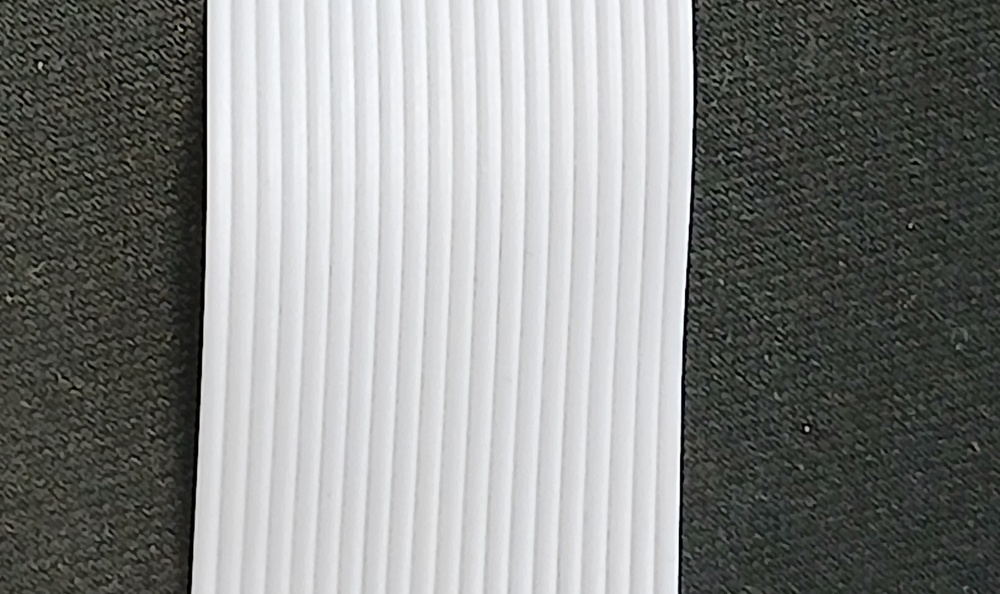
#> input picture contar-objetos/Cinta-Hilos-Recortada.jpg, 1000 x 594 px, shrunk from 3060 x 1817 before the run, given in place of the camera
$ python picos.py
#> lines starting #> are read from the running program, lines starting #| are printed output that depends on the picture; after the words box and inside, x2 and y2 are one past the last pixel; in counts of white or black regions, pixels touching at a corner belong together
#> further down, frame is the input picture: shape (594, 1000, 3); mean B, G, R 133.7, 135.5, 134
import cv2
import numpy as np

def procesar_cable(frame):
    # 1. Preprocesamiento: Convertir a gris y desenfocar ligeramente
    gray = cv2.cvtColor(frame, cv2.COLOR_BGR2GRAY)
    blurred = cv2.GaussianBlur(gray, (5, 5), 0)

    # 2. Detección de bordes (Canny) para resaltar los hilos
    # Ajusta los umbrales 50 y 150 según tu iluminación
    edges = cv2.Canny(blurred, 50, 150)
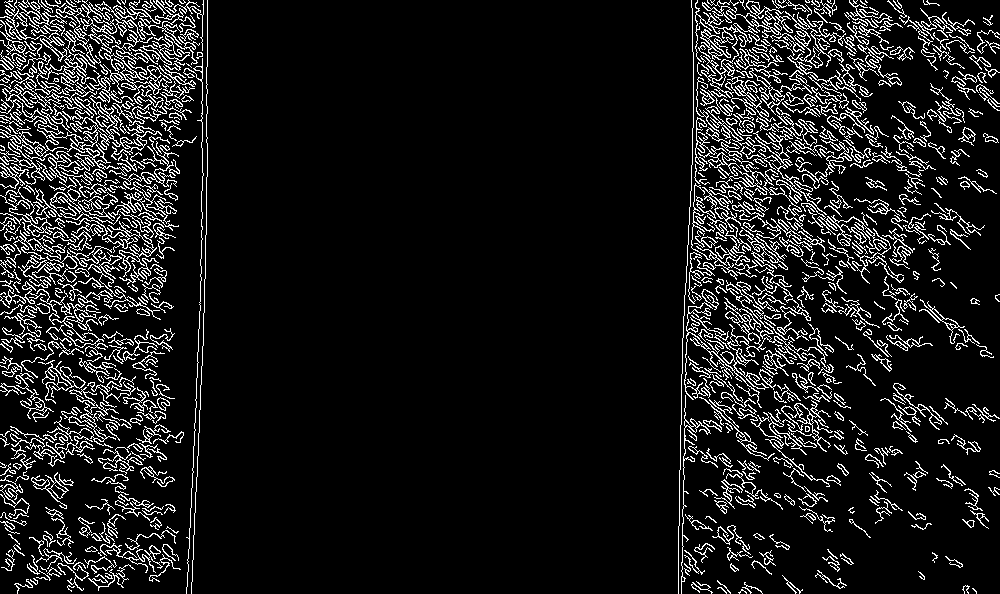
#> edges: shape (594, 1000); 10% white in thin lines or dots

    # 3. Dilatación para conectar líneas rotas
    kernel = np.ones((3,3), np.uint8)
    dilated = cv2.dilate(edges, kernel, iterations=1)
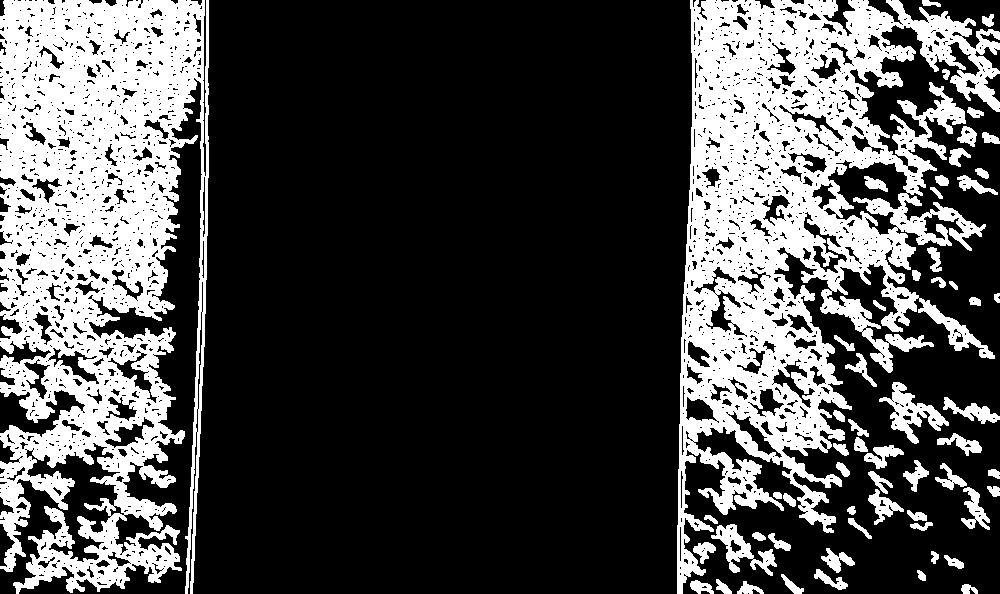
#> dilated: shape (594, 1000); 29.4% white; 60 white regions

    # 4. Encontrar contornos (cada hilo es un contorno alargado)
    contours, _ = cv2.findContours(dilated, cv2.RETR_EXTERNAL, cv2.CHAIN_APPROX_SIMPLE)
#> contours = 59 contours; largest, box (x1, y1, x2, y2) and area: (677, 0, 1000, 594) 94730, (0, 0, 209, 594) 89057, (879, 382, 949, 444) 1405, (711, 524, 777, 576) 1097, (943, 397, 1000, 424) 511

    # Filtrar contornos por área y forma (solo verticales)
    pines = []
    for cnt in contours:
        x, y, w, h = cv2.boundingRect(cnt)
        if h > 50 and w < 20:  # Ajustar según tamaño del cable en pantalla
            pines.append((x, y, w, h))
#> this loop made 59 passes
#> (x, y, w, h) on passes 1 to 12: (961, 584, 17, 10), (737, 581, 27, 13), (690, 580, 24, 14), (716, 579, 16, 15), (781, 574, 23, 20), (917, 570, 9, 11), (814, 569, 34, 21), (944, 555, 20, 14), (931, 551, 8, 13), (821, 548, 34, 25), (693, 542, 23, 22), (768, 533, 23, 18)
#> after the loop, pines = []

    # Ordenar pines de izquierda a derecha
    pines.sort(key=lambda x: x[0])

    # 5. Dibujar y numerar
    for i, (x, y, w, h) in enumerate(pines):
        # Dibujar rectángulo alrededor del hilo
        cv2.rectangle(frame, (x, y), (x + w, y + h), (0, 255, 0), 2)
        # Escribir el número del pin
        cv2.putText(frame, str(i + 1), (x, y - 10),
                    cv2.FONT_HERSHEY_SIMPLEX, 0.5, (255, 0, 0), 2)
#> this loop made 0 passes

    return frame

# --- Ejecución en Tiempo Real ---
# Cambia '0' por la ruta de un video o imagen si no tienes cámara conectada
cap = cv2.VideoCapture(0)

print("Presiona 'q' para salir")

while True:
    ret, frame = cap.read()
    if not ret:
        break

    resultado = procesar_cable(frame)

    cv2.imshow('Detector de Pines para Corte', resultado)

    if cv2.waitKey(1) & 0xFF == ord('q'):
#> (key q is pressed here)
        break

cap.release()
cv2.destroyAllWindows()

$ run again, on contar-objetos/Cinta-Hilos.jpg
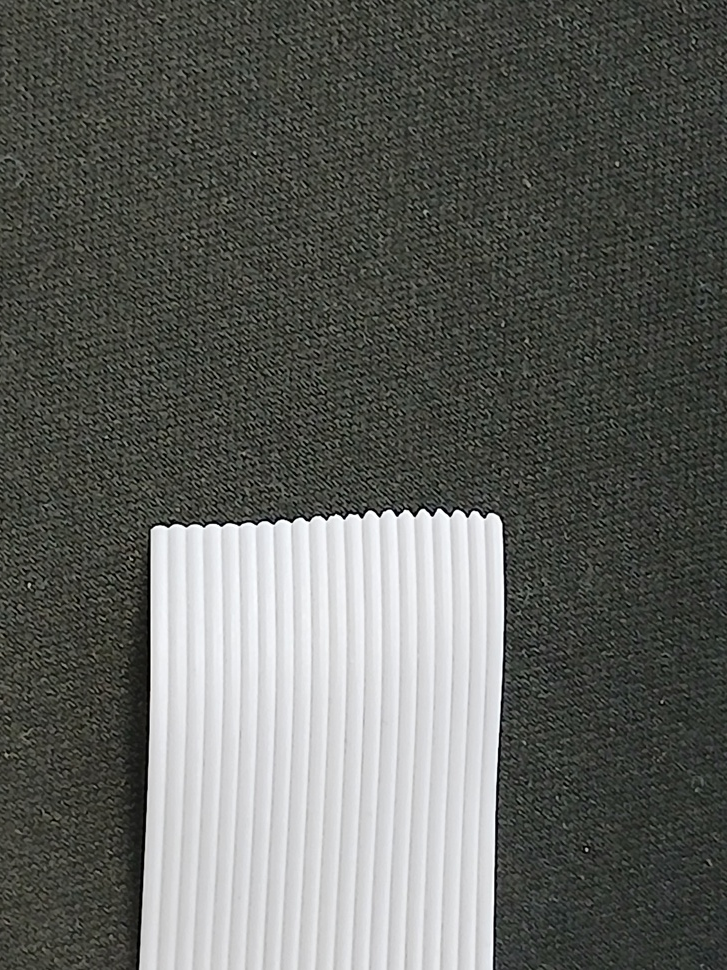
#> input picture contar-objetos/Cinta-Hilos.jpg, 727 x 970 px, shrunk from 3060 x 4080 before the run, given in place of the camera
#> frame is the input picture: shape (970, 727, 3); mean B, G, R 93.8, 98.1, 96.4
#> in procesar_cable, `edges = cv2.Canny(blurred, 50, 150)`:
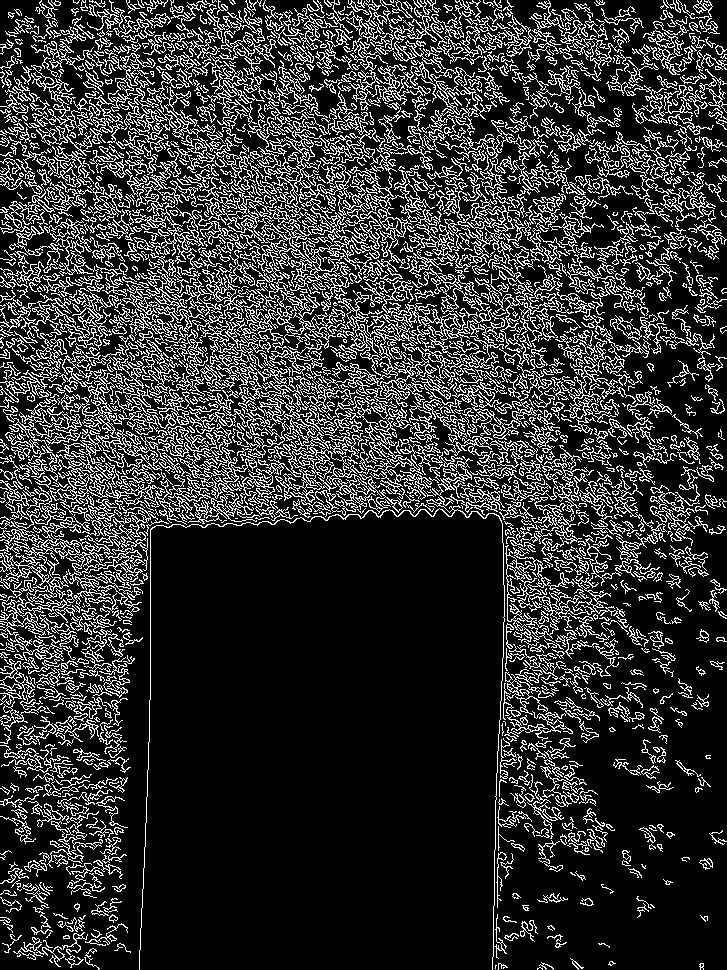
#> edges: shape (970, 727); 19.6% white in thin lines or dots
#> in procesar_cable, `dilated = cv2.dilate(edges, kernel, iterations=1)`:
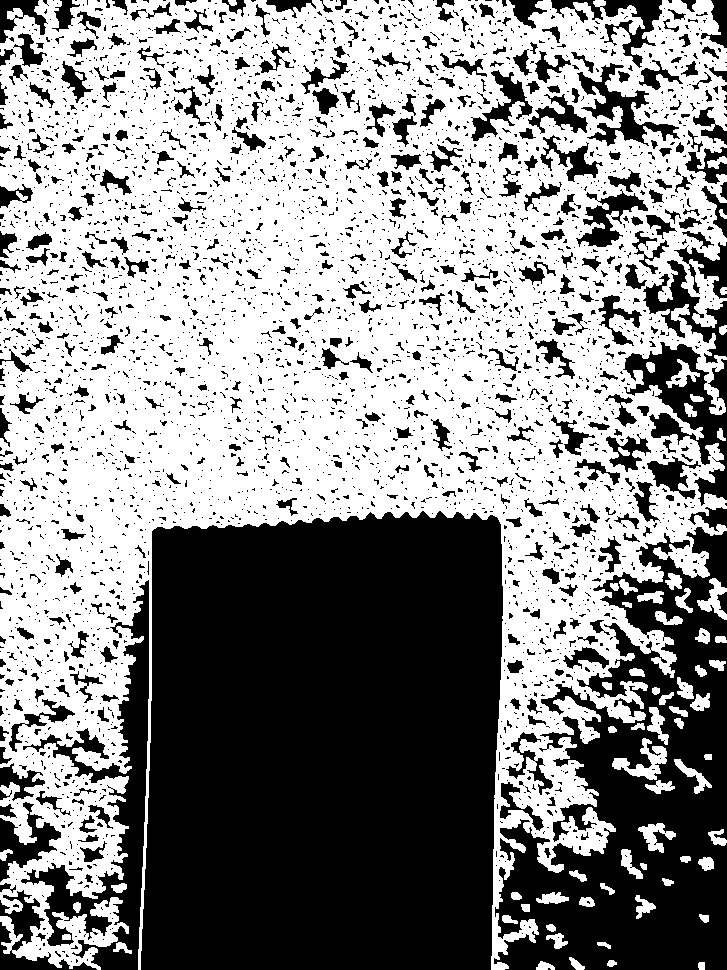
#> dilated: shape (970, 727); 55.4% white; 3925 black regions (3369 under 20 px)
#> contours = 66 contours; largest, box (x1, y1, x2, y2) and area: (0, 0, 727, 970) 440600, (612, 738, 667, 780) 762, (697, 578, 727, 620) 444, (638, 823, 676, 853) 428, (666, 359, 700, 388) 320
#> the loop in procesar_cable, `for cnt in contours:` made 66 passes
#> (x, y, w, h) on passes 1 to 8: (698, 962, 7, 8), (536, 961, 19, 9), (607, 960, 10, 7), (569, 957, 16, 13), (597, 942, 14, 7), (113, 942, 19, 12), (62, 934, 9, 6), (546, 933, 22, 16)
#> after the loop in procesar_cable, `for cnt in contours:`: pines = []
